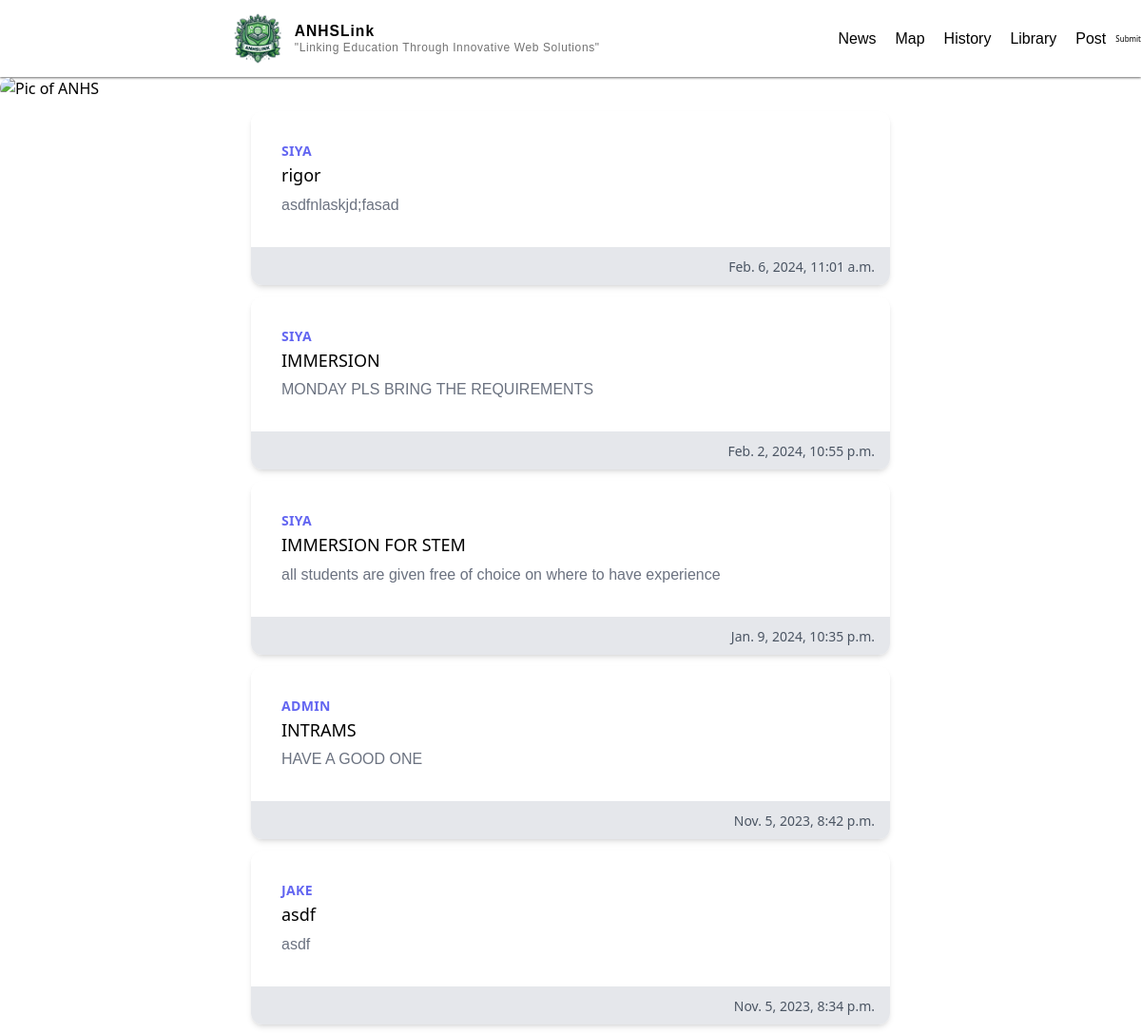
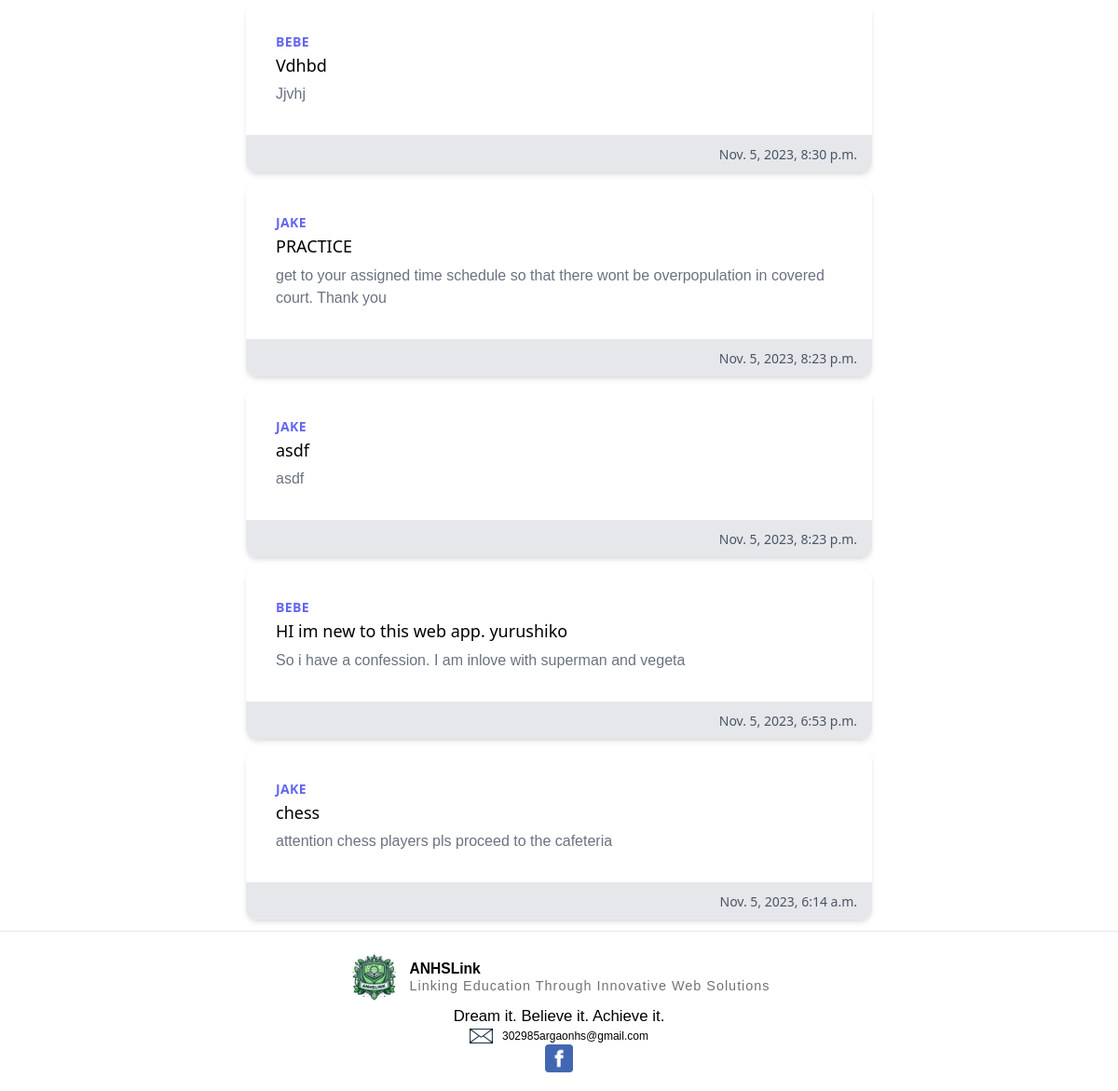
The page / (signed in) on the database its author committed (2 pictures, top to bottom).
### main/models.py (models this page shows, shortened)
class Post(models.Model):
    author = models.ForeignKey(User, on_delete=models.CASCADE)
    title = models.CharField (max_length=200)
    description = models.TextField()
    created_at = models.DateTimeField(auto_now_add=True)
    updated_at = models.DateTimeField(auto_now=True)

### main/views.py (the view)
# urls.py: path("", views.home, name="home"),
def home (request):
    posts = Post.objects.all().order_by('-created_at')
    if not request.user.is_authenticated:
        return HttpResponseRedirect(reverse("anhs"))
    return render(request,"main/home.html", {"posts":posts})

### main/templates/main/home.html (shortened to what this page needs)
{% extends "main/base.html" %}
{% load static %}
{% block body %}
<div class="image_container">
    <img class="picture rounded-full" src="{% static 'pictures/News_sign.png' %}" alt="Pic of ANHS" width="100%">
</div>
{% for post in posts %}
<div class="max-w-md mx-auto bg-white rounded-xl shadow-md overflow-hidden md:max-w-2xl m-3">
  <div class="md:flex">
    <div class="p-8">
      <div class="uppercase tracking-wide text-sm text-indigo-500 font-semibold">{{post.author.username}}</div>
      <a href="#" class="block mt-1 text-lg leading-tight font-medium text-black hover:underline">{{post.title}}</a>
      <p class="mt-2 text-gray-500">{{post.description}}</p>
    </div>
  </div>
  <div class="px-4 py-2 bg-gray-200 text-right">
    <span class="text-sm text-gray-600">{{post.created_at}}</span>
  </div>
</div>
{% empty %}
<p class="m-3 text-center text-gray-500">No posts</p>
{% endfor %}
{% endblock %}

### main/templates/main/base.html (shortened to what this page needs)
{% load static %}
<!DOCTYPE html>
<html lang="en">
<head>
    <link rel="stylesheet" href="{% static 'css/main.css' %}">
    <link href="{% static 'styles/styles.css' %}" rel="stylesheet" type="text/css">
</head>
<body>
    <div class="page">
        <div class="head_container">
            <div class="branding">
                <img class="logo" src="{% static 'pictures/ANHSLink_logo.png' %}" alt="ANHS LOGO" width="7%">
                <div class="site-identity">
                    <p class="site-title">ANHSLink</p>
                    <p class="site-description">"Linking Education Through Innovative Web Solutions"</p>
                </div>
            </div>
            <div class="information flex justify-center space-x-">
                <a class="" href="{% url 'home' %}">
                    <p>News</p>
                </a>
                <a href="{% url 'map' %}">
                    <p>Map</p>
                </a>
                <a href="{% url 'history' %}">
                    <p>History</p>
                </a>
                <a href="{% url 'library' %}">
                    <p>Library</p>
                </a>
                <a href="{% url 'create_post' %}">
                    <p>Post</p>
                </a>
                <a>
                    <form action="{% url 'logout' %}" method="post">
                        <input type="submit">
                    </form>
                </a>
            </div>
        </div>
        {% block body %} {% endblock %}
        <footer>
            <div class="footer_container">
                <div class="branding_footer_whole">
                    <div class="branding_footer">
                        <img class="logo" src="{% static 'pictures/ANHSLink_logo.png' %}" alt="ANHS LOGO" width="5%" height="10%">
                        <div class="site-identity_footer">
                            <p class="site-title_footer">ANHSLink</p>
                            <p class="site-description_footer">Linking Education Through Innovative Web Solutions</p>
                        </div>
                    </div>
                    <div class="branding_footer_motto">
                        Dream it. Believe it. Achieve it.
                    </div>
                    <div class="socials_footer">
                        <div class="heading">
                            <div class="quick_email">
                                <img class="contact_logo" src="{% static 'pictures/GMAIL_LOGO.png' %}" alt="gmail_logo" width="1rem">
                                <p class="contacts">302985argaonhs@gmail.com</p>
                            </div>
                        </div>
                        <a href="https://www.facebook.com/profile.php?id=100063811972895" target="_blank">
                            <img src="{% static 'pictures/FB_LOGO.png' %}" alt="fb_logo" width="30vw" height="30vh">
                        </a>
                    </div>
                </div>
            </div>
        </footer>
    </div>
</body>
</html>

### authentication/static/css/main.css (style rules this page uses)
html, :host { line-height: 1.5; -webkit-text-size-adjust: 100%; -moz-tab-size: 4; -o-tab-size: 4; tab-size: 4; font-family: ui-sans-serif, system-ui, sans-serif, "Apple Color Emoji", "Segoe UI Emoji", "Segoe UI Symbol", "Noto Color Emoji"; font-feature-settings: normal; font-variation-settings: normal; -webkit-tap-highlight-color: transparent; }
body { margin: 0; line-height: inherit; }
a { color: inherit; text-decoration: inherit; }
button, input, optgroup, select, textarea { font-family: inherit; font-feature-settings: inherit; font-variation-settings: inherit; font-size: 100%; font-weight: inherit; line-height: inherit; color: inherit; margin: 0; padding: 0; }
button, [type='button'], [type='reset'], [type='submit'] { -webkit-appearance: button; background-color: transparent; background-image: none; }
blockquote, dl, dd, h1, h2, h3, h4, h5, h6, hr, figure, p, pre { margin: 0; }
input::placeholder, textarea::placeholder { opacity: 1; color: #9ca3af; }
img, svg, video, canvas, audio, iframe, embed, object { display: block; vertical-align: middle; }
img, video { max-width: 100%; height: auto; }
.m-3 { margin: 0.75rem; }
.mx-auto { margin-left: auto; margin-right: auto; }
.mt-1 { margin-top: 0.25rem; }
.mt-2 { margin-top: 0.5rem; }
.block { display: block; }
.flex { display: flex; }
.max-w-md { max-width: 28rem; }
.justify-center { justify-content: center; }
.overflow-hidden { overflow: hidden; }
.rounded-full { border-radius: 9999px; }
.rounded-xl { border-radius: 0.75rem; }
.bg-gray-200 { --tw-bg-opacity: 1; background-color: rgb(229 231 235 / var(--tw-bg-opacity)); }
.bg-white { --tw-bg-opacity: 1; background-color: rgb(255 255 255 / var(--tw-bg-opacity)); }
.p-8 { padding: 2rem; }
.px-4 { padding-left: 1rem; padding-right: 1rem; }
.py-2 { padding-top: 0.5rem; padding-bottom: 0.5rem; }
.text-right { text-align: right; }
.text-lg { font-size: 1.125rem; line-height: 1.75rem; }
.text-sm { font-size: 0.875rem; line-height: 1.25rem; }
.font-medium { font-weight: 500; }
.font-semibold { font-weight: 600; }
.uppercase { text-transform: uppercase; }
.leading-tight { line-height: 1.25; }
.tracking-wide { letter-spacing: 0.025em; }
.text-black { --tw-text-opacity: 1; color: rgb(0 0 0 / var(--tw-text-opacity)); }
.text-gray-500 { --tw-text-opacity: 1; color: rgb(107 114 128 / var(--tw-text-opacity)); }
.text-gray-600 { --tw-text-opacity: 1; color: rgb(75 85 99 / var(--tw-text-opacity)); }
.text-indigo-500 { --tw-text-opacity: 1; color: rgb(99 102 241 / var(--tw-text-opacity)); }
.shadow-md { --tw-shadow: 0 4px 6px -1px rgb(0 0 0 / 0.1), 0 2px 4px -2px rgb(0 0 0 / 0.1); --tw-shadow-colored: 0 4px 6px -1px var(--tw-shadow-color), 0 2px 4px -2px var(--tw-shadow-color); box-shadow: var(--tw-ring-offset-shadow, 0 0 #0000), var(--tw-ring-shadow, 0 0 #0000), var(--tw-shadow); }
@media (min-width: 768px) { .md\:flex { display: flex; } }
@media (min-width: 768px) { .md\:max-w-2xl { max-width: 42rem; } }

### rows shown on the page
Post: author.username "SIYA", title "rigor", description "asdfnlaskjd;fasad", created_at "Feb. 6, 2024, 11:01 a.m."
Post: author.username "SIYA", title "IMMERSION", description "MONDAY PLS BRING THE REQUIREMENTS", created_at "Feb. 2, 2024, 10:55 p.m."
Post: author.username "SIYA", title "IMMERSION FOR STEM", description "all students are given free of choice on where to have experience", created_at "Jan. 9, 2024, 10:35 p.m."
Post: author.username "ADMIN", title "INTRAMS", description "HAVE A GOOD ONE", created_at "Nov. 5, 2023, 8:42 p.m."
Post: author.username "JAKE", title "asdf", description "asdf", created_at "Nov. 5, 2023, 8:34 p.m."
Post: author.username "BEBE", title "Vdhbd", description "Jjvhj", created_at "Nov. 5, 2023, 8:30 p.m."
Post: author.username "JAKE", title "PRACTICE", description "get to your assigned time schedule so that there wont be overpopulation in covered court. Thank you", created_at "Nov. 5, 2023, 8:23 p.m."
Post: author.username "JAKE", title "asdf", description "asdf", created_at "Nov. 5, 2023, 8:23 p.m."
Post: author.username "BEBE", title "HI im new to this web app. yurushiko", description "So i have a confession. I am inlove with superman and vegeta", created_at "Nov. 5, 2023, 6:53 p.m."
Post: author.username "JAKE", title "chess", description "attention chess players pls proceed to the cafeteria", created_at "Nov. 5, 2023, 6:14 a.m."
